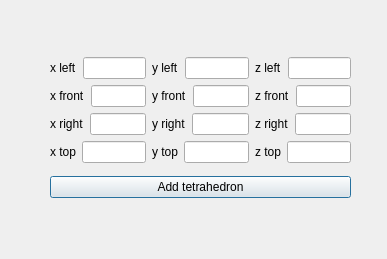
<?xml version="1.0" encoding="UTF-8"?>
<ui version="4.0">
 <class>TetrahedronInput</class>
 <widget class="QDialog" name="TetrahedronInput">
  <property name="geometry">
   <rect>
    <x>0</x>
    <y>0</y>
    <width>387</width>
    <height>259</height>
   </rect>
  </property>
  <property name="windowTitle">
   <string>Dialog</string>
  </property>
  <widget class="QWidget" name="layoutWidget">
   <property name="geometry">
    <rect>
     <x>50</x>
     <y>50</y>
     <width>301</width>
     <height>156</height>
    </rect>
   </property>
   <layout class="QVBoxLayout" name="verticalLayout">
    <item>
     <layout class="QGridLayout" name="gridLayout">
      <item row="0" column="1">
       <layout class="QHBoxLayout" name="horizontalLayout_4">
        <item>
         <widget class="QLabel" name="label_4">
          <property name="text">
           <string>y left</string>
          </property>
         </widget>
        </item>
        <item>
         <widget class="QLineEdit" name="y1Inp"/>
        </item>
       </layout>
      </item>
      <item row="0" column="2">
       <layout class="QHBoxLayout" name="horizontalLayout_9">
        <item>
         <widget class="QLabel" name="label_9">
          <property name="text">
           <string>z left</string>
          </property>
         </widget>
        </item>
        <item>
         <widget class="QLineEdit" name="z1Inp"/>
        </item>
       </layout>
      </item>
      <item row="1" column="0">
       <layout class="QHBoxLayout" name="horizontalLayout_2">
        <item>
         <widget class="QLabel" name="label_2">
          <property name="text">
           <string>x front</string>
          </property>
         </widget>
        </item>
        <item>
         <widget class="QLineEdit" name="x2Inp"/>
        </item>
       </layout>
      </item>
      <item row="1" column="1">
       <layout class="QHBoxLayout" name="horizontalLayout_6">
        <item>
         <widget class="QLabel" name="label_6">
          <property name="text">
           <string>y front</string>
          </property>
         </widget>
        </item>
        <item>
         <widget class="QLineEdit" name="y2Inp"/>
        </item>
       </layout>
      </item>
      <item row="1" column="2">
       <layout class="QHBoxLayout" name="horizontalLayout_8">
        <item>
         <widget class="QLabel" name="label_8">
          <property name="text">
           <string>z front</string>
          </property>
         </widget>
        </item>
        <item>
         <widget class="QLineEdit" name="z2Inp"/>
        </item>
       </layout>
      </item>
      <item row="2" column="0">
       <layout class="QHBoxLayout" name="horizontalLayout_3">
        <item>
         <widget class="QLabel" name="label_3">
          <property name="text">
           <string>x right</string>
          </property>
         </widget>
        </item>
        <item>
         <widget class="QLineEdit" name="x3Inp"/>
        </item>
       </layout>
      </item>
      <item row="2" column="1">
       <layout class="QHBoxLayout" name="horizontalLayout_7">
        <item>
         <widget class="QLabel" name="label_7">
          <property name="text">
           <string>y right</string>
          </property>
         </widget>
        </item>
        <item>
         <widget class="QLineEdit" name="y3Inp"/>
        </item>
       </layout>
      </item>
      <item row="2" column="2">
       <layout class="QHBoxLayout" name="horizontalLayout_5">
        <item>
         <widget class="QLabel" name="label_5">
          <property name="text">
           <string>z right</string>
          </property>
         </widget>
        </item>
        <item>
         <widget class="QLineEdit" name="z3Inp"/>
        </item>
       </layout>
      </item>
      <item row="3" column="0">
       <layout class="QHBoxLayout" name="horizontalLayout_10">
        <item>
         <widget class="QLabel" name="label_10">
          <property name="text">
           <string>x top</string>
          </property>
         </widget>
        </item>
        <item>
         <widget class="QLineEdit" name="x4Inp"/>
        </item>
       </layout>
      </item>
      <item row="3" column="1">
       <layout class="QHBoxLayout" name="horizontalLayout_11">
        <item>
         <widget class="QLabel" name="label_11">
          <property name="text">
           <string>y top</string>
          </property>
         </widget>
        </item>
        <item>
         <widget class="QLineEdit" name="y4Inp"/>
        </item>
       </layout>
      </item>
      <item row="3" column="2">
       <layout class="QHBoxLayout" name="horizontalLayout_12">
        <item>
         <widget class="QLabel" name="label_12">
          <property name="text">
           <string>z top</string>
          </property>
         </widget>
        </item>
        <item>
         <widget class="QLineEdit" name="z4Inp"/>
        </item>
       </layout>
      </item>
      <item row="0" column="0">
       <layout class="QHBoxLayout" name="horizontalLayout">
        <item>
         <widget class="QLabel" name="label">
          <property name="text">
           <string>x left</string>
          </property>
         </widget>
        </item>
        <item>
         <widget class="QLineEdit" name="x1Inp"/>
        </item>
       </layout>
      </item>
     </layout>
    </item>
    <item>
     <widget class="QPushButton" name="addBtn">
      <property name="text">
       <string>Add tetrahedron</string>
      </property>
     </widget>
    </item>
   </layout>
  </widget>
 </widget>
 <resources/>
 <connections/>
</ui>
